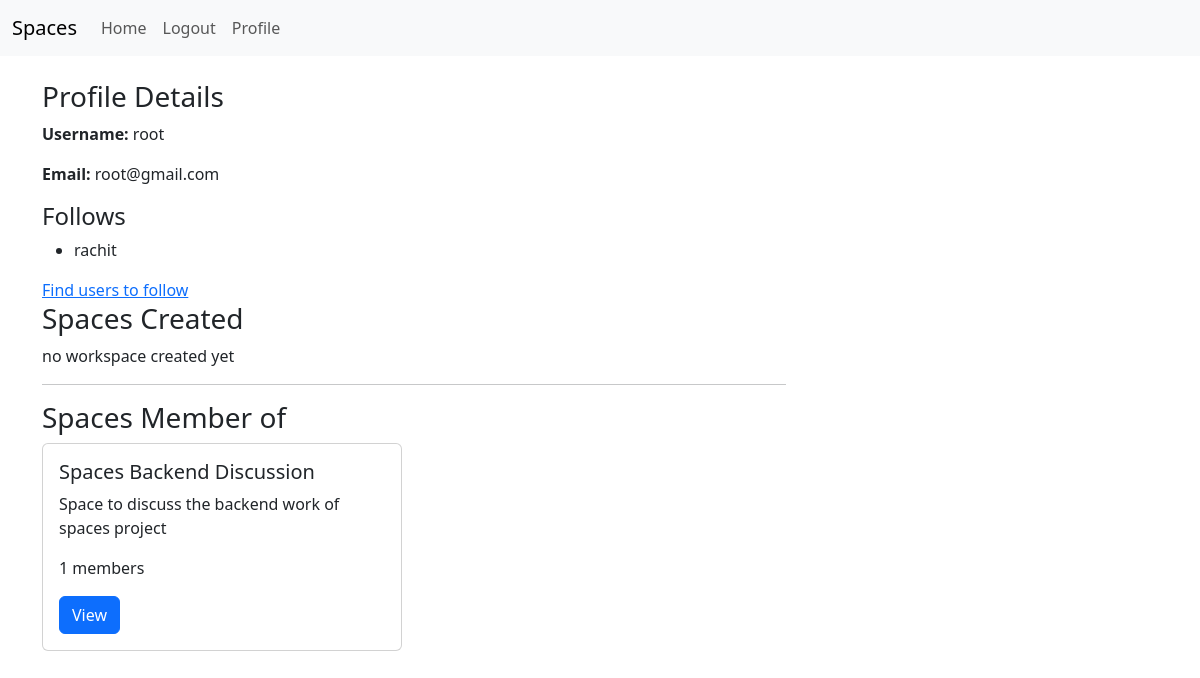
Page /user/profile/ (signed in) on the earlier database version.
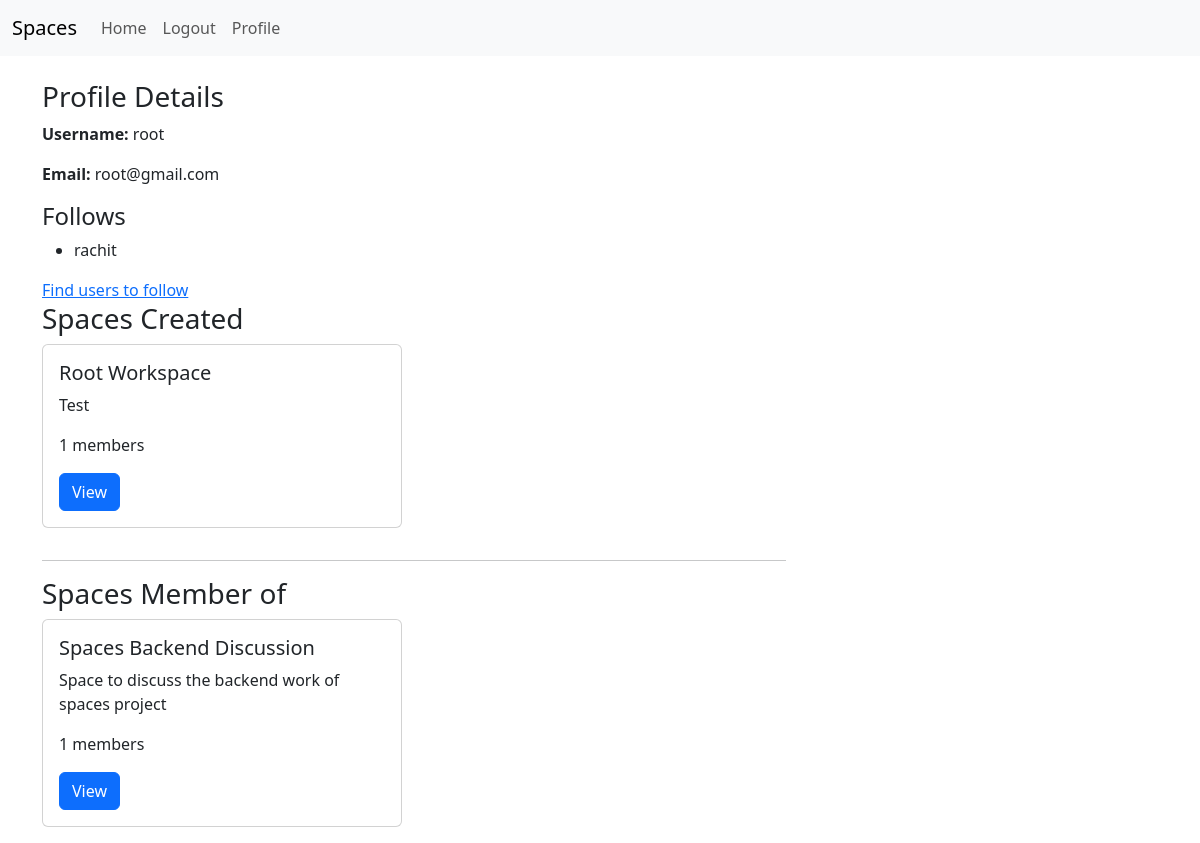
Same page on the later database version.
### user/models.py (models this page shows, shortened)
class Profile(models.Model):
    user = models.OneToOneField(User, on_delete=models.CASCADE)
    follows = models.ManyToManyField("self", related_name="followed_by", symmetrical=True, blank=True)

### workspace/models.py (models this page shows, shortened)
class Workspace(models.Model):
    name = models.CharField(max_length=255)
    description = models.TextField(blank=True, null=True)
    creator = models.ForeignKey(User, on_delete=models.CASCADE, related_name='created_workspaces')
    members = models.ManyToManyField(User, related_name='workspaces')
    created_at = models.DateTimeField(auto_now_add=True)

### user/views.py (the view)
# urls.py: path('profile/', views.user_profile_view, name='profile'),
def user_profile_view(request):
    user = request.user
    user_spaces = Workspace.objects.filter(creator=user)
    spaces_member = Workspace.objects.filter(Q(members=user))
    context = {
        'user': user,
        'user_spaces': user_spaces,
        'spaces_member': spaces_member,
    }
    if user is not None:
        return render(request, 'user/profile.html', context=context)
    else:
        return redirect('login')

### user/templates/user/profile.html (shortened to what this page needs)
{% extends 'user/base.html' %}
{% block content %}
<div class="row">
    <div class="col-md-4">
        <h3>Profile Details</h3>
        <p><strong>Username:</strong> {{ user.username }}</p>
        <p><strong>Email:</strong> {{ user.email }}</p>
        <h4>Follows</h4>
        {% if user.profile.follows.all %}
            <ul>
                {% for profile in user.profile.follows.all %}
                    <li>{{ profile.user.username }}</li>
                {% endfor %}
            </ul>
        {% else %}
            <p>No User added yet</p>
        {% endif %}
        <a href="{% url 'search' %}">Find users to follow</a>
    </div>
    </div>
    <div class="col-md-8">
        <h3>Spaces Created</h3>
        {% if user_spaces %}
            {% for workspace in user_spaces %}
            <div class="row">
                <div class="col-md-6">
                    <div class="card mb-3">
                        <div class="card-body">
                            <h5 class="card-title">{{ workspace.name }}</h5>
                            <p class="card-text">{{ workspace.description }}</p>
                            <span class="muted-text">{{ workspace.members.count }} members</span>
                            <a href="{% url 'workspace_view' workspace.id %}" class="btn btn-primary">View</a>
                        </div>
                    </div>
                </div>
            </div>
            {% endfor %}
        {% else %}
            no workspace created yet
        {% endif %}
        <hr>
        <h3>Spaces Member of</h3>
        {% if spaces_member %}
            {% for workspace in spaces_member %}
            <div class="row">
                <div class="col-md-6">
                    <div class="card mb-3">
                        <div class="card-body">
                            <h5 class="card-title">{{ workspace.name }}</h5>
                            <p class="card-text">{{ workspace.description }}</p>
                            <span class="muted-text">{{ workspace.members.count }} members</span>
                            <a href="{% url 'workspace_view' workspace.id %}" class="btn btn-primary">View</a>
                        </div>
                    </div>
                </div>
            </div>
            {% endfor %}
        {% else %}
            no workspace yet
        {% endif %}
    </div>
</div>
{% endblock %}

Differences in the rows shown:
added Workspace: name "Root Workspace", description "Test", members.count "1", shown under "Spaces Created"
Other differences:
text no longer shown: "no workspace created yet"
